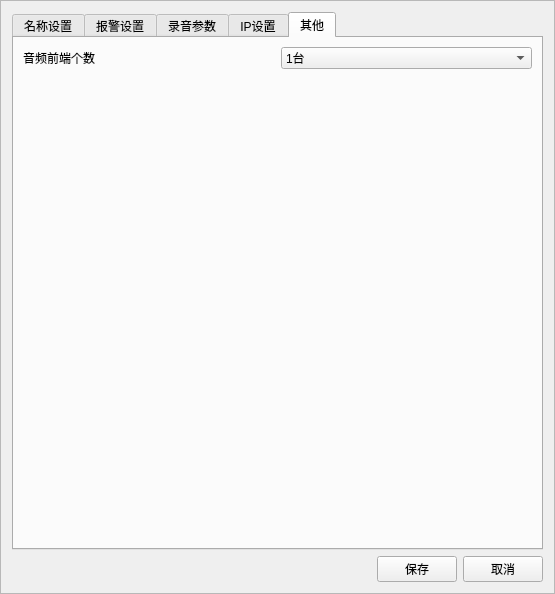
<?xml version="1.0" encoding="UTF-8"?>
<ui version="4.0">
 <class>GlobalSet</class>
 <widget class="QFrame" name="GlobalSet">
  <property name="geometry">
   <rect>
    <x>0</x>
    <y>0</y>
    <width>555</width>
    <height>540</height>
   </rect>
  </property>
  <property name="windowTitle">
   <string>全局设置</string>
  </property>
  <property name="frameShape">
   <enum>QFrame::StyledPanel</enum>
  </property>
  <property name="frameShadow">
   <enum>QFrame::Raised</enum>
  </property>
  <layout class="QVBoxLayout" name="verticalLayout">
   <item>
    <widget class="QTabWidget" name="tabWidget">
     <property name="currentIndex">
      <number>4</number>
     </property>
     <widget class="QWidget" name="tab">
      <attribute name="title">
       <string>名称设置</string>
      </attribute>
      <layout class="QHBoxLayout" name="horizontalLayout_2">
       <item>
        <widget class="QFrame" name="frame">
         <property name="sizePolicy">
          <sizepolicy hsizetype="Preferred" vsizetype="Preferred">
           <horstretch>0</horstretch>
           <verstretch>0</verstretch>
          </sizepolicy>
         </property>
         <property name="frameShape">
          <enum>QFrame::StyledPanel</enum>
         </property>
         <property name="frameShadow">
          <enum>QFrame::Raised</enum>
         </property>
         <layout class="QVBoxLayout" name="verticalLayout_2">
          <item>
           <widget class="QLabel" name="label">
            <property name="sizePolicy">
             <sizepolicy hsizetype="Preferred" vsizetype="Preferred">
              <horstretch>0</horstretch>
              <verstretch>0</verstretch>
             </sizepolicy>
            </property>
            <property name="text">
             <string>台站名称</string>
            </property>
           </widget>
          </item>
          <item>
           <widget class="QLabel" name="label_2">
            <property name="sizePolicy">
             <sizepolicy hsizetype="Preferred" vsizetype="Preferred">
              <horstretch>0</horstretch>
              <verstretch>0</verstretch>
             </sizepolicy>
            </property>
            <property name="text">
             <string>音频通路1卫星接收机</string>
            </property>
           </widget>
          </item>
          <item>
           <widget class="QLabel" name="label_3">
            <property name="sizePolicy">
             <sizepolicy hsizetype="Preferred" vsizetype="Preferred">
              <horstretch>0</horstretch>
              <verstretch>0</verstretch>
             </sizepolicy>
            </property>
            <property name="text">
             <string>音频通路1开环接收</string>
            </property>
           </widget>
          </item>
          <item>
           <widget class="QLabel" name="label_4">
            <property name="sizePolicy">
             <sizepolicy hsizetype="Preferred" vsizetype="Preferred">
              <horstretch>0</horstretch>
              <verstretch>0</verstretch>
             </sizepolicy>
            </property>
            <property name="text">
             <string>音频通路2卫星接收机</string>
            </property>
           </widget>
          </item>
          <item>
           <widget class="QLabel" name="label_5">
            <property name="sizePolicy">
             <sizepolicy hsizetype="Preferred" vsizetype="Preferred">
              <horstretch>0</horstretch>
              <verstretch>0</verstretch>
             </sizepolicy>
            </property>
            <property name="text">
             <string>音频通路2开环接收</string>
            </property>
           </widget>
          </item>
          <item>
           <widget class="QLabel" name="label_6">
            <property name="sizePolicy">
             <sizepolicy hsizetype="Preferred" vsizetype="Preferred">
              <horstretch>0</horstretch>
              <verstretch>0</verstretch>
             </sizepolicy>
            </property>
            <property name="text">
             <string>音频通路3卫星接收机</string>
            </property>
           </widget>
          </item>
          <item>
           <widget class="QLabel" name="label_7">
            <property name="sizePolicy">
             <sizepolicy hsizetype="Preferred" vsizetype="Preferred">
              <horstretch>0</horstretch>
              <verstretch>0</verstretch>
             </sizepolicy>
            </property>
            <property name="text">
             <string>音频通路3开环接收</string>
            </property>
           </widget>
          </item>
          <item>
           <widget class="QLabel" name="label_8">
            <property name="sizePolicy">
             <sizepolicy hsizetype="Preferred" vsizetype="Preferred">
              <horstretch>0</horstretch>
              <verstretch>0</verstretch>
             </sizepolicy>
            </property>
            <property name="text">
             <string>音频通路4卫星接收机</string>
            </property>
           </widget>
          </item>
          <item>
           <widget class="QLabel" name="label_9">
            <property name="sizePolicy">
             <sizepolicy hsizetype="Preferred" vsizetype="Preferred">
              <horstretch>0</horstretch>
              <verstretch>0</verstretch>
             </sizepolicy>
            </property>
            <property name="text">
             <string>音频通路4开环接收</string>
            </property>
           </widget>
          </item>
          <item>
           <widget class="QLabel" name="label_10">
            <property name="sizePolicy">
             <sizepolicy hsizetype="Preferred" vsizetype="Preferred">
              <horstretch>0</horstretch>
              <verstretch>0</verstretch>
             </sizepolicy>
            </property>
            <property name="text">
             <string>音频通路5卫星接收机</string>
            </property>
           </widget>
          </item>
          <item>
           <widget class="QLabel" name="label_11">
            <property name="sizePolicy">
             <sizepolicy hsizetype="Preferred" vsizetype="Preferred">
              <horstretch>0</horstretch>
              <verstretch>0</verstretch>
             </sizepolicy>
            </property>
            <property name="text">
             <string>音频通路5开环接收</string>
            </property>
           </widget>
          </item>
          <item>
           <widget class="QLabel" name="label_12">
            <property name="sizePolicy">
             <sizepolicy hsizetype="Preferred" vsizetype="Preferred">
              <horstretch>0</horstretch>
              <verstretch>0</verstretch>
             </sizepolicy>
            </property>
            <property name="text">
             <string>音频通路6卫星接收机</string>
            </property>
           </widget>
          </item>
          <item>
           <widget class="QLabel" name="label_13">
            <property name="sizePolicy">
             <sizepolicy hsizetype="Preferred" vsizetype="Preferred">
              <horstretch>0</horstretch>
              <verstretch>0</verstretch>
             </sizepolicy>
            </property>
            <property name="text">
             <string>音频通路6开环接收</string>
            </property>
           </widget>
          </item>
          <item>
           <widget class="QLabel" name="label_14">
            <property name="sizePolicy">
             <sizepolicy hsizetype="Preferred" vsizetype="Preferred">
              <horstretch>0</horstretch>
              <verstretch>0</verstretch>
             </sizepolicy>
            </property>
            <property name="text">
             <string>音频通路7卫星接收机</string>
            </property>
           </widget>
          </item>
          <item>
           <widget class="QLabel" name="label_15">
            <property name="sizePolicy">
             <sizepolicy hsizetype="Preferred" vsizetype="Preferred">
              <horstretch>0</horstretch>
              <verstretch>0</verstretch>
             </sizepolicy>
            </property>
            <property name="text">
             <string>音频通路7开环接收</string>
            </property>
           </widget>
          </item>
          <item>
           <widget class="QLabel" name="label_16">
            <property name="sizePolicy">
             <sizepolicy hsizetype="Preferred" vsizetype="Preferred">
              <horstretch>0</horstretch>
              <verstretch>0</verstretch>
             </sizepolicy>
            </property>
            <property name="text">
             <string>音频通路8卫星接收机</string>
            </property>
           </widget>
          </item>
          <item>
           <widget class="QLabel" name="label_17">
            <property name="sizePolicy">
             <sizepolicy hsizetype="Preferred" vsizetype="Preferred">
              <horstretch>0</horstretch>
              <verstretch>0</verstretch>
             </sizepolicy>
            </property>
            <property name="text">
             <string>音频通路8开环接收</string>
            </property>
           </widget>
          </item>
         </layout>
        </widget>
       </item>
       <item>
        <widget class="QFrame" name="frame_2">
         <property name="frameShape">
          <enum>QFrame::StyledPanel</enum>
         </property>
         <property name="frameShadow">
          <enum>QFrame::Raised</enum>
         </property>
         <layout class="QVBoxLayout" name="verticalLayout_3">
          <item>
           <widget class="QLineEdit" name="txt_name_1">
            <property name="sizePolicy">
             <sizepolicy hsizetype="Expanding" vsizetype="Preferred">
              <horstretch>0</horstretch>
              <verstretch>0</verstretch>
             </sizepolicy>
            </property>
           </widget>
          </item>
          <item>
           <widget class="QLineEdit" name="txt_name_2">
            <property name="sizePolicy">
             <sizepolicy hsizetype="Expanding" vsizetype="Preferred">
              <horstretch>0</horstretch>
              <verstretch>0</verstretch>
             </sizepolicy>
            </property>
           </widget>
          </item>
          <item>
           <widget class="QLineEdit" name="txt_name_3">
            <property name="sizePolicy">
             <sizepolicy hsizetype="Expanding" vsizetype="Preferred">
              <horstretch>0</horstretch>
              <verstretch>0</verstretch>
             </sizepolicy>
            </property>
           </widget>
          </item>
          <item>
           <widget class="QLineEdit" name="txt_name_4">
            <property name="sizePolicy">
             <sizepolicy hsizetype="Expanding" vsizetype="Preferred">
              <horstretch>0</horstretch>
              <verstretch>0</verstretch>
             </sizepolicy>
            </property>
           </widget>
          </item>
          <item>
           <widget class="QLineEdit" name="txt_name_5">
            <property name="sizePolicy">
             <sizepolicy hsizetype="Expanding" vsizetype="Preferred">
              <horstretch>0</horstretch>
              <verstretch>0</verstretch>
             </sizepolicy>
            </property>
           </widget>
          </item>
          <item>
           <widget class="QLineEdit" name="txt_name_6">
            <property name="sizePolicy">
             <sizepolicy hsizetype="Expanding" vsizetype="Preferred">
              <horstretch>0</horstretch>
              <verstretch>0</verstretch>
             </sizepolicy>
            </property>
           </widget>
          </item>
          <item>
           <widget class="QLineEdit" name="txt_name_7">
            <property name="sizePolicy">
             <sizepolicy hsizetype="Expanding" vsizetype="Preferred">
              <horstretch>0</horstretch>
              <verstretch>0</verstretch>
             </sizepolicy>
            </property>
           </widget>
          </item>
          <item>
           <widget class="QLineEdit" name="txt_name_8">
            <property name="sizePolicy">
             <sizepolicy hsizetype="Expanding" vsizetype="Preferred">
              <horstretch>0</horstretch>
              <verstretch>0</verstretch>
             </sizepolicy>
            </property>
           </widget>
          </item>
          <item>
           <widget class="QLineEdit" name="txt_name_9">
            <property name="sizePolicy">
             <sizepolicy hsizetype="Expanding" vsizetype="Preferred">
              <horstretch>0</horstretch>
              <verstretch>0</verstretch>
             </sizepolicy>
            </property>
           </widget>
          </item>
          <item>
           <widget class="QLineEdit" name="txt_name_10">
            <property name="sizePolicy">
             <sizepolicy hsizetype="Expanding" vsizetype="Preferred">
              <horstretch>0</horstretch>
              <verstretch>0</verstretch>
             </sizepolicy>
            </property>
           </widget>
          </item>
          <item>
           <widget class="QLineEdit" name="txt_name_11">
            <property name="sizePolicy">
             <sizepolicy hsizetype="Expanding" vsizetype="Preferred">
              <horstretch>0</horstretch>
              <verstretch>0</verstretch>
             </sizepolicy>
            </property>
           </widget>
          </item>
          <item>
           <widget class="QLineEdit" name="txt_name_12">
            <property name="sizePolicy">
             <sizepolicy hsizetype="Expanding" vsizetype="Preferred">
              <horstretch>0</horstretch>
              <verstretch>0</verstretch>
             </sizepolicy>
            </property>
           </widget>
          </item>
          <item>
           <widget class="QLineEdit" name="txt_name_13">
            <property name="sizePolicy">
             <sizepolicy hsizetype="Expanding" vsizetype="Preferred">
              <horstretch>0</horstretch>
              <verstretch>0</verstretch>
             </sizepolicy>
            </property>
           </widget>
          </item>
          <item>
           <widget class="QLineEdit" name="txt_name_14">
            <property name="sizePolicy">
             <sizepolicy hsizetype="Expanding" vsizetype="Preferred">
              <horstretch>0</horstretch>
              <verstretch>0</verstretch>
             </sizepolicy>
            </property>
           </widget>
          </item>
          <item>
           <widget class="QLineEdit" name="txt_name_15">
            <property name="sizePolicy">
             <sizepolicy hsizetype="Expanding" vsizetype="Preferred">
              <horstretch>0</horstretch>
              <verstretch>0</verstretch>
             </sizepolicy>
            </property>
           </widget>
          </item>
          <item>
           <widget class="QLineEdit" name="txt_name_16">
            <property name="sizePolicy">
             <sizepolicy hsizetype="Expanding" vsizetype="Preferred">
              <horstretch>0</horstretch>
              <verstretch>0</verstretch>
             </sizepolicy>
            </property>
           </widget>
          </item>
          <item>
           <widget class="QLineEdit" name="txt_name_17">
            <property name="sizePolicy">
             <sizepolicy hsizetype="Expanding" vsizetype="Preferred">
              <horstretch>0</horstretch>
              <verstretch>0</verstretch>
             </sizepolicy>
            </property>
           </widget>
          </item>
         </layout>
        </widget>
       </item>
      </layout>
     </widget>
     <widget class="QWidget" name="tab_2">
      <attribute name="title">
       <string>报警设置</string>
      </attribute>
      <layout class="QVBoxLayout" name="vBox_alarm">
       <property name="spacing">
        <number>0</number>
       </property>
       <property name="leftMargin">
        <number>0</number>
       </property>
       <property name="topMargin">
        <number>0</number>
       </property>
       <property name="rightMargin">
        <number>0</number>
       </property>
       <property name="bottomMargin">
        <number>0</number>
       </property>
      </layout>
     </widget>
     <widget class="QWidget" name="tab_4">
      <attribute name="title">
       <string>录音参数</string>
      </attribute>
      <layout class="QGridLayout" name="gridLayout_2">
       <item row="1" column="0">
        <widget class="QLabel" name="label_32">
         <property name="text">
          <string>保存天数</string>
         </property>
        </widget>
       </item>
       <item row="3" column="0" colspan="3">
        <spacer name="verticalSpacer_2">
         <property name="orientation">
          <enum>Qt::Vertical</enum>
         </property>
         <property name="sizeHint" stdset="0">
          <size>
           <width>313</width>
           <height>370</height>
          </size>
         </property>
        </spacer>
       </item>
       <item row="1" column="1">
        <widget class="QLineEdit" name="txt_saveDay">
         <property name="sizePolicy">
          <sizepolicy hsizetype="Ignored" vsizetype="Fixed">
           <horstretch>0</horstretch>
           <verstretch>0</verstretch>
          </sizepolicy>
         </property>
         <property name="text">
          <string/>
         </property>
        </widget>
       </item>
       <item row="0" column="1">
        <widget class="QLineEdit" name="txt_saveDir">
         <property name="sizePolicy">
          <sizepolicy hsizetype="Expanding" vsizetype="Fixed">
           <horstretch>0</horstretch>
           <verstretch>0</verstretch>
          </sizepolicy>
         </property>
        </widget>
       </item>
       <item row="1" column="2">
        <widget class="QLabel" name="label_33">
         <property name="text">
          <string>天</string>
         </property>
        </widget>
       </item>
       <item row="0" column="0">
        <widget class="QLabel" name="label_31">
         <property name="text">
          <string>保存位置</string>
         </property>
        </widget>
       </item>
       <item row="0" column="2">
        <widget class="QPushButton" name="btn_chose">
         <property name="text">
          <string>选择</string>
         </property>
        </widget>
       </item>
       <item row="2" column="1">
        <widget class="QLabel" name="label_34">
         <property name="text">
          <string/>
         </property>
         <property name="alignment">
          <set>Qt::AlignCenter</set>
         </property>
        </widget>
       </item>
      </layout>
     </widget>
     <widget class="QWidget" name="tab_3">
      <attribute name="title">
       <string>IP设置</string>
      </attribute>
      <layout class="QVBoxLayout" name="verticalLayout_8">
       <item>
        <widget class="QGroupBox" name="groupBox">
         <property name="title">
          <string>音频采集端</string>
         </property>
         <layout class="QVBoxLayout" name="verticalLayout_5">
          <item>
           <layout class="QHBoxLayout" name="horizontalLayout_4">
            <item>
             <widget class="QLabel" name="label_23">
              <property name="text">
               <string>01~16</string>
              </property>
              <property name="alignment">
               <set>Qt::AlignCenter</set>
              </property>
             </widget>
            </item>
            <item>
             <widget class="IPAddress" name="ip_ac32_1">
              <property name="sizePolicy">
               <sizepolicy hsizetype="Expanding" vsizetype="Maximum">
                <horstretch>0</horstretch>
                <verstretch>0</verstretch>
               </sizepolicy>
              </property>
              <property name="ip" stdset="0">
               <string>192.168.0.3</string>
              </property>
             </widget>
            </item>
            <item>
             <widget class="QLineEdit" name="port_ac32_1">
              <property name="sizePolicy">
               <sizepolicy hsizetype="Expanding" vsizetype="Maximum">
                <horstretch>0</horstretch>
                <verstretch>0</verstretch>
               </sizepolicy>
              </property>
              <property name="text">
               <string>2000</string>
              </property>
             </widget>
            </item>
           </layout>
          </item>
          <item>
           <layout class="QHBoxLayout" name="horizontalLayout_3">
            <item>
             <widget class="QLabel" name="label_22">
              <property name="text">
               <string>17~32</string>
              </property>
              <property name="alignment">
               <set>Qt::AlignCenter</set>
              </property>
             </widget>
            </item>
            <item>
             <widget class="IPAddress" name="ip_ac32_2">
              <property name="sizePolicy">
               <sizepolicy hsizetype="Expanding" vsizetype="Maximum">
                <horstretch>0</horstretch>
                <verstretch>0</verstretch>
               </sizepolicy>
              </property>
              <property name="ip" stdset="0">
               <string>192.168.0.4</string>
              </property>
             </widget>
            </item>
            <item>
             <widget class="QLineEdit" name="port_ac32_2">
              <property name="sizePolicy">
               <sizepolicy hsizetype="Expanding" vsizetype="Maximum">
                <horstretch>0</horstretch>
                <verstretch>0</verstretch>
               </sizepolicy>
              </property>
              <property name="text">
               <string>2001</string>
              </property>
             </widget>
            </item>
           </layout>
          </item>
         </layout>
        </widget>
       </item>
       <item>
        <widget class="QGroupBox" name="groupBox_2">
         <property name="enabled">
          <bool>false</bool>
         </property>
         <property name="title">
          <string>音频前端</string>
         </property>
         <layout class="QVBoxLayout" name="verticalLayout_6">
          <item>
           <layout class="QHBoxLayout" name="horizontalLayout_5">
            <item>
             <widget class="QLabel" name="label_24">
              <property name="text">
               <string>①</string>
              </property>
              <property name="alignment">
               <set>Qt::AlignCenter</set>
              </property>
             </widget>
            </item>
            <item>
             <widget class="IPAddress" name="ipaddress_3">
              <property name="sizePolicy">
               <sizepolicy hsizetype="Expanding" vsizetype="Maximum">
                <horstretch>0</horstretch>
                <verstretch>0</verstretch>
               </sizepolicy>
              </property>
              <property name="ip" stdset="0">
               <string>0.0.0.0</string>
              </property>
             </widget>
            </item>
            <item>
             <widget class="QLineEdit" name="lineEdit_22">
              <property name="sizePolicy">
               <sizepolicy hsizetype="Expanding" vsizetype="Maximum">
                <horstretch>0</horstretch>
                <verstretch>0</verstretch>
               </sizepolicy>
              </property>
              <property name="text">
               <string>0</string>
              </property>
              <property name="maxLength">
               <number>5</number>
              </property>
             </widget>
            </item>
           </layout>
          </item>
          <item>
           <layout class="QHBoxLayout" name="horizontalLayout_6">
            <item>
             <widget class="QLabel" name="label_25">
              <property name="text">
               <string>②</string>
              </property>
              <property name="alignment">
               <set>Qt::AlignCenter</set>
              </property>
             </widget>
            </item>
            <item>
             <widget class="IPAddress" name="ipaddress_4">
              <property name="sizePolicy">
               <sizepolicy hsizetype="Expanding" vsizetype="Maximum">
                <horstretch>0</horstretch>
                <verstretch>0</verstretch>
               </sizepolicy>
              </property>
              <property name="ip" stdset="0">
               <string>0.0.0.0</string>
              </property>
             </widget>
            </item>
            <item>
             <widget class="QLineEdit" name="lineEdit_23">
              <property name="sizePolicy">
               <sizepolicy hsizetype="Expanding" vsizetype="Maximum">
                <horstretch>0</horstretch>
                <verstretch>0</verstretch>
               </sizepolicy>
              </property>
              <property name="text">
               <string>0</string>
              </property>
              <property name="maxLength">
               <number>5</number>
              </property>
             </widget>
            </item>
           </layout>
          </item>
         </layout>
        </widget>
       </item>
       <item>
        <widget class="QGroupBox" name="groupBox_3">
         <property name="enabled">
          <bool>false</bool>
         </property>
         <property name="title">
          <string>开环接收数据</string>
         </property>
         <layout class="QVBoxLayout" name="verticalLayout_7">
          <item>
           <layout class="QHBoxLayout" name="horizontalLayout_7">
            <item>
             <widget class="QLabel" name="label_26">
              <property name="text">
               <string>①</string>
              </property>
              <property name="alignment">
               <set>Qt::AlignCenter</set>
              </property>
             </widget>
            </item>
            <item>
             <widget class="IPAddress" name="ipaddress_5">
              <property name="sizePolicy">
               <sizepolicy hsizetype="Expanding" vsizetype="Maximum">
                <horstretch>0</horstretch>
                <verstretch>0</verstretch>
               </sizepolicy>
              </property>
              <property name="ip" stdset="0">
               <string>0.0.0.0</string>
              </property>
             </widget>
            </item>
            <item>
             <widget class="QLineEdit" name="lineEdit_24">
              <property name="sizePolicy">
               <sizepolicy hsizetype="Expanding" vsizetype="Maximum">
                <horstretch>0</horstretch>
                <verstretch>0</verstretch>
               </sizepolicy>
              </property>
              <property name="text">
               <string>0</string>
              </property>
              <property name="maxLength">
               <number>5</number>
              </property>
             </widget>
            </item>
           </layout>
          </item>
          <item>
           <layout class="QHBoxLayout" name="horizontalLayout_8">
            <item>
             <widget class="QLabel" name="label_27">
              <property name="text">
               <string>②</string>
              </property>
              <property name="alignment">
               <set>Qt::AlignCenter</set>
              </property>
             </widget>
            </item>
            <item>
             <widget class="IPAddress" name="ipaddress_6">
              <property name="sizePolicy">
               <sizepolicy hsizetype="Expanding" vsizetype="Maximum">
                <horstretch>0</horstretch>
                <verstretch>0</verstretch>
               </sizepolicy>
              </property>
              <property name="ip" stdset="0">
               <string>0.0.0.0</string>
              </property>
             </widget>
            </item>
            <item>
             <widget class="QLineEdit" name="lineEdit_25">
              <property name="sizePolicy">
               <sizepolicy hsizetype="Expanding" vsizetype="Maximum">
                <horstretch>0</horstretch>
                <verstretch>0</verstretch>
               </sizepolicy>
              </property>
              <property name="text">
               <string>0</string>
              </property>
              <property name="maxLength">
               <number>5</number>
              </property>
             </widget>
            </item>
           </layout>
          </item>
          <item>
           <layout class="QHBoxLayout" name="horizontalLayout_9">
            <item>
             <widget class="QLabel" name="label_28">
              <property name="text">
               <string>③</string>
              </property>
              <property name="alignment">
               <set>Qt::AlignCenter</set>
              </property>
             </widget>
            </item>
            <item>
             <widget class="IPAddress" name="ipaddress_7">
              <property name="sizePolicy">
               <sizepolicy hsizetype="Expanding" vsizetype="Maximum">
                <horstretch>0</horstretch>
                <verstretch>0</verstretch>
               </sizepolicy>
              </property>
              <property name="ip" stdset="0">
               <string>0.0.0.0</string>
              </property>
             </widget>
            </item>
            <item>
             <widget class="QLineEdit" name="lineEdit_26">
              <property name="sizePolicy">
               <sizepolicy hsizetype="Expanding" vsizetype="Maximum">
                <horstretch>0</horstretch>
                <verstretch>0</verstretch>
               </sizepolicy>
              </property>
              <property name="text">
               <string>0</string>
              </property>
              <property name="maxLength">
               <number>5</number>
              </property>
             </widget>
            </item>
           </layout>
          </item>
          <item>
           <layout class="QHBoxLayout" name="horizontalLayout_10">
            <item>
             <widget class="QLabel" name="label_29">
              <property name="text">
               <string>④</string>
              </property>
              <property name="alignment">
               <set>Qt::AlignCenter</set>
              </property>
             </widget>
            </item>
            <item>
             <widget class="IPAddress" name="ipaddress_8">
              <property name="sizePolicy">
               <sizepolicy hsizetype="Expanding" vsizetype="Maximum">
                <horstretch>0</horstretch>
                <verstretch>0</verstretch>
               </sizepolicy>
              </property>
              <property name="ip" stdset="0">
               <string>0.0.0.0</string>
              </property>
             </widget>
            </item>
            <item>
             <widget class="QLineEdit" name="lineEdit_27">
              <property name="sizePolicy">
               <sizepolicy hsizetype="Expanding" vsizetype="Maximum">
                <horstretch>0</horstretch>
                <verstretch>0</verstretch>
               </sizepolicy>
              </property>
              <property name="text">
               <string>0</string>
              </property>
              <property name="maxLength">
               <number>5</number>
              </property>
             </widget>
            </item>
           </layout>
          </item>
          <item>
           <layout class="QHBoxLayout" name="horizontalLayout_11">
            <item>
             <widget class="QLabel" name="label_30">
              <property name="text">
               <string>⑤</string>
              </property>
              <property name="alignment">
               <set>Qt::AlignCenter</set>
              </property>
             </widget>
            </item>
            <item>
             <widget class="IPAddress" name="ipaddress_9">
              <property name="sizePolicy">
               <sizepolicy hsizetype="Expanding" vsizetype="Maximum">
                <horstretch>0</horstretch>
                <verstretch>0</verstretch>
               </sizepolicy>
              </property>
              <property name="ip" stdset="0">
               <string>0.0.0.0</string>
              </property>
             </widget>
            </item>
            <item>
             <widget class="QLineEdit" name="lineEdit_28">
              <property name="sizePolicy">
               <sizepolicy hsizetype="Expanding" vsizetype="Maximum">
                <horstretch>0</horstretch>
                <verstretch>0</verstretch>
               </sizepolicy>
              </property>
              <property name="text">
               <string>0</string>
              </property>
              <property name="maxLength">
               <number>5</number>
              </property>
             </widget>
            </item>
           </layout>
          </item>
         </layout>
        </widget>
       </item>
      </layout>
     </widget>
     <widget class="QWidget" name="tab_5">
      <attribute name="title">
       <string>其他</string>
      </attribute>
      <layout class="QGridLayout" name="gridLayout_3">
       <item row="0" column="0">
        <widget class="QLabel" name="label_35">
         <property name="text">
          <string>音频前端个数</string>
         </property>
        </widget>
       </item>
       <item row="0" column="1">
        <widget class="QComboBox" name="comboBox_xjjc_count">
         <item>
          <property name="text">
           <string>1台</string>
          </property>
         </item>
         <item>
          <property name="text">
           <string>2台</string>
          </property>
         </item>
        </widget>
       </item>
       <item row="1" column="0" colspan="2">
        <spacer name="verticalSpacer_3">
         <property name="orientation">
          <enum>Qt::Vertical</enum>
         </property>
         <property name="sizeHint" stdset="0">
          <size>
           <width>313</width>
           <height>417</height>
          </size>
         </property>
        </spacer>
       </item>
      </layout>
     </widget>
    </widget>
   </item>
   <item>
    <layout class="QHBoxLayout" name="horizontalLayout">
     <item>
      <spacer name="horizontalSpacer">
       <property name="orientation">
        <enum>Qt::Horizontal</enum>
       </property>
       <property name="sizeHint" stdset="0">
        <size>
         <width>40</width>
         <height>20</height>
        </size>
       </property>
      </spacer>
     </item>
     <item>
      <widget class="QPushButton" name="btn_save">
       <property name="text">
        <string>保存</string>
       </property>
      </widget>
     </item>
     <item>
      <widget class="QPushButton" name="btn_cacel">
       <property name="text">
        <string>取消</string>
       </property>
      </widget>
     </item>
    </layout>
   </item>
  </layout>
 </widget>
 <customwidgets>
  <customwidget>
   <class>IPAddress</class>
   <extends>QWidget</extends>
   <header>ipaddress.h</header>
  </customwidget>
 </customwidgets>
 <resources/>
 <connections/>
</ui>
